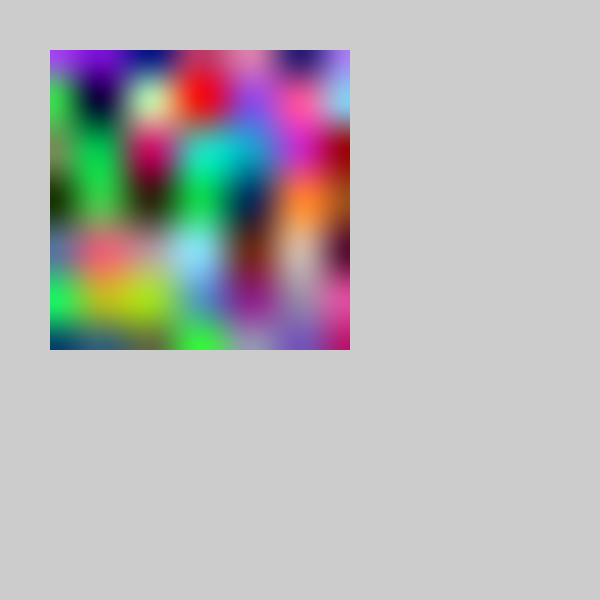
Frame 1 (no input)
Frame 60 (the mouse pressed at the canvas centre just before this capture): identical to frame 1, image omitted
Frame 120 (the mouse held since frame 60 and released just before this capture): identical to frame 1, image omitted

The Processing sketch that drew this single still picture (run headless with seeded random() and noise(); from frame 60 on, the mouse is pressed at the canvas centre):

// Processing sketch: HermiteSpline2D_3
// ── HermiteSpline2D_3.pde

int n = 7;
int nsub = 50;   float d = 1.0/nsub;

float [][][] ps = new float[n][n][9];

PImage img;
static float [] pout= {0,0,0};

void setup(){
  
  size( 600,600 );
  
  for (int i=0; i<ps.length; i++ ){
    for (int j=0; j<ps[0].length; j++ ){
      ps[i][j][0] = random(1.0);
      ps[i][j][3] = random(1.0);
      ps[i][j][6] = random(1.0);
      //ps[i][j][0] = 0.5;
      //ps[i][j][1] = random(-1.0,1.0);
      //ps[i][j][2] = random(-1.0,1.0);
    }    
  }
  
  for (int i=1; i<ps.length-1; i++ ){
    for (int j=1; j<ps[0].length-1; j++ ){
      ps[i][j][1] = 0.5*(ps[i+1][j][0] - ps[i-1][j][0]);
      ps[i][j][2] = 0.5*(ps[i][j+1][0] - ps[i][j-1][0]);
      ps[i][j][4] = 0.5*(ps[i+1][j][3] - ps[i-1][j][3]);
      ps[i][j][5] = 0.5*(ps[i][j+1][3] - ps[i][j-1][3]);
      ps[i][j][7] = 0.5*(ps[i+1][j][6] - ps[i-1][j][6]);
      ps[i][j][8] = 0.5*(ps[i][j+1][6] - ps[i][j-1][6]);
    }    
  }
  
  plotInterpolation();
  img = get(0, 0, width, height);
  //plotPoints();  
}

void draw(){

  if(mousePressed){    
    //background(255);
    //plotInterpolation();
    image( img, 0,0  );
    //plotPoints();
    //plotXscan();  
    //plotYscan(); 
  }
  
}


// ── UTILS.pde
void plotInterpolation(){
  for (int i=1; i<ps.length; i++ ){
    for (int j=1; j<ps[0].length; j++ ){
      float [] p00 = ps[i-1][j-1];
      float [] p01 = ps[i-1][j  ];
      float [] p10 = ps[i  ][j-1];
      float [] p11 = ps[i  ][j  ];
      
      for (int iu=0; iu<nsub; iu++ ){
        for (int iv=0; iv<nsub; iv++ ){
          hermite2D( iu*d,iv*d, p00, p10, p01, p11, pout );
          set( iu+nsub*i, iv+nsub*j, color(pout[0]*255,pout[1]*255,pout[2]*255) );
        }
      }  
      
    }
  }
}


void plotPoints(){
  noStroke();
  for (int i=0; i<ps.length; i++ ){
    for (int j=0; j<ps[0].length; j++ ){
      float y = ps[i][j][0] * 255;
      fill( y,y,y); ellipse((i+1)*nsub,(j+1)*nsub,10,10);
    }
  }
}

/*
void plotXscan(){
  int j0 = int(float(mouseY)/nsub); int iv0 = int(mouseY - j0*nsub);
  if((j0>0)&&(j0<n)){
    //println( " xscan; y: "+j0+" "+iv0 );
    line( nsub, mouseY , nsub*n, mouseY  );
    float ox = nsub;  float oy = 0;
    for (int i=1; i<ps.length; i++ ){ 
      float [] p00 = ps[i-1][j0-1];
      float [] p01 = ps[i-1][j0  ];
      float [] p10 = ps[i  ][j0-1];
      float [] p11 = ps[i  ][j0  ];
      for (int iu=0; iu<nsub; iu++ ){ 
        float y = 600-hermite2D( iu*d,iv0*d, p00, p10, p01, p11, pout );
        float x = iu+nsub*i;
        line(ox,oy,x,y);
        ox=x; oy=y;
      }
    } 
  }
}  

void plotYscan(){
  int i0 = int(float(mouseX)/nsub); int iu0 = int(mouseX - i0*nsub);
  if((i0>0)&&(i0<n)){
    //println( " xscan; y: "+j0+" "+iv0 );
    line( mouseX, nsub, mouseX, nsub*n  );
    float oy = nsub;  float ox = 0;
    for (int j=1; j<ps.length; j++ ){ 
      float [] p00 = ps[i0-1][j-1];
      float [] p01 = ps[i0-1][j  ];
      float [] p10 = ps[i0  ][j-1];
      float [] p11 = ps[i0  ][j  ];
      for (int iv=0; iv<nsub; iv++ ){ 
        float x = 600-hermite2D( iu0*d,iv*d, p00, p10, p01, p11, pout );
        float y = iv+nsub*j;
        line(ox,oy,x,y);
        ox=x; oy=y;
      }
    } 
  }
}  
*/
  

// ── hermite2D.pde
void hermite2D( float u, float v, float [] p00, float [] p01, float [] p10, float [] p11, float [] pout ){
  float u2   = u*u;
  float u3   = u2*u;
  
  // optimized
  float temp_2u3_3u2 = 2*u3 - 3*u2  ;
  float bu0  =  temp_2u3_3u2    + 1 ;
  float bu1  = -temp_2u3_3u2        ;
  float temp_u3_u2 = u3 -   u2;
  float tu0  =  temp_u3_u2 - u2 + u;
  float tu1  =  temp_u3_u2         ;
  
  float x0   = p00[0]* bu0 + p01[0]* bu1 + p00[1]* tu0 + p01[1]* tu1;
  float x1   = p10[0]* bu0 + p11[0]* bu1 + p10[1]* tu0 + p11[1]* tu1;
  float x0_v = p00[2]* bu0 + p01[2]* bu1 ;
  float x1_v = p10[2]* bu0 + p11[2]* bu1 ;
  
  float y0   = p00[3]* bu0 + p01[3]* bu1 + p00[4]* tu0 + p01[4]* tu1;
  float y1   = p10[3]* bu0 + p11[3]* bu1 + p10[4]* tu0 + p11[4]* tu1;
  float y0_v = p00[5]* bu0 + p01[5]* bu1 ;
  float y1_v = p10[5]* bu0 + p11[5]* bu1 ;
  
  float z0   = p00[6]* bu0 + p01[6]* bu1 + p00[7]* tu0 + p01[7]* tu1;
  float z1   = p10[6]* bu0 + p11[6]* bu1 + p10[7]* tu0 + p11[7]* tu1;
  float z0_v = p00[8]* bu0 + p01[8]* bu1 ;
  float z1_v = p10[8]* bu0 + p11[8]* bu1 ;
  
  float v2  = v*v;
  float v3  = v2*v;
  
  float temp_2v3_3v2 = 2*v3 - 3*v2  ;
  float bv0  =  temp_2v3_3v2    + 1 ;
  float bv1  = -temp_2v3_3v2        ;
  float temp_v3_v2 = v3 -   v2;
  float tv0  =  temp_v3_v2 - v2 + v;
  float tv1  =  temp_v3_v2         ;
  
  pout[0] =  x0*bv0 + x1*bv1 + x0_v*tv0 + x1_v*tv1;
  pout[1] =  y0*bv0 + y1*bv1 + y0_v*tv0 + y1_v*tv1;
  pout[2] =  z0*bv0 + z1*bv1 + z0_v*tv0 + z1_v*tv1;
  
}
